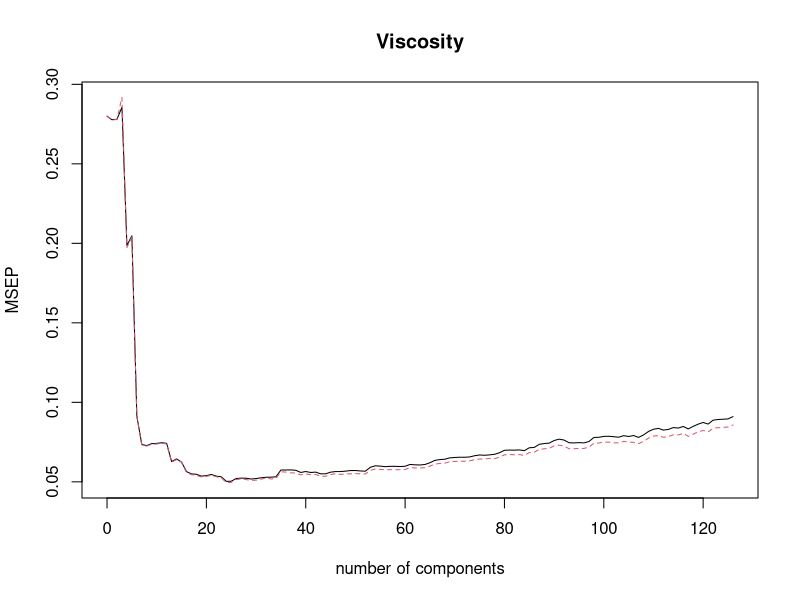
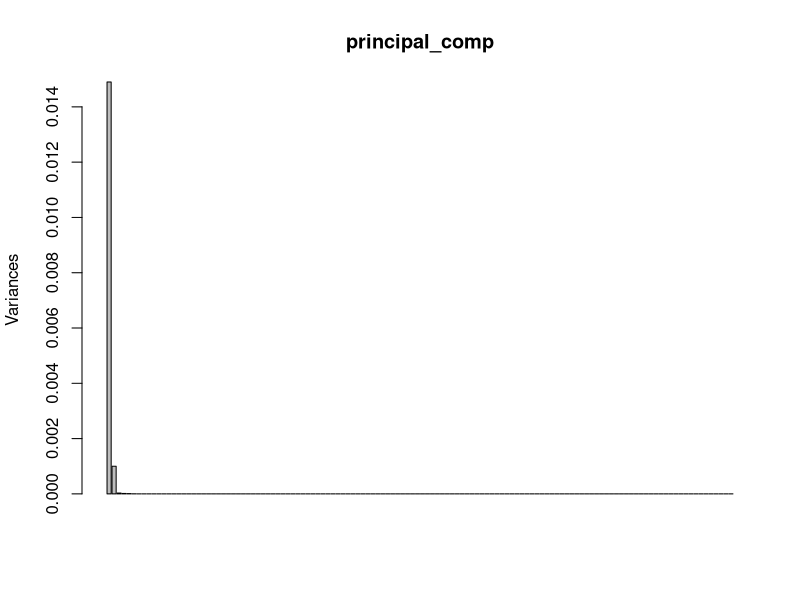
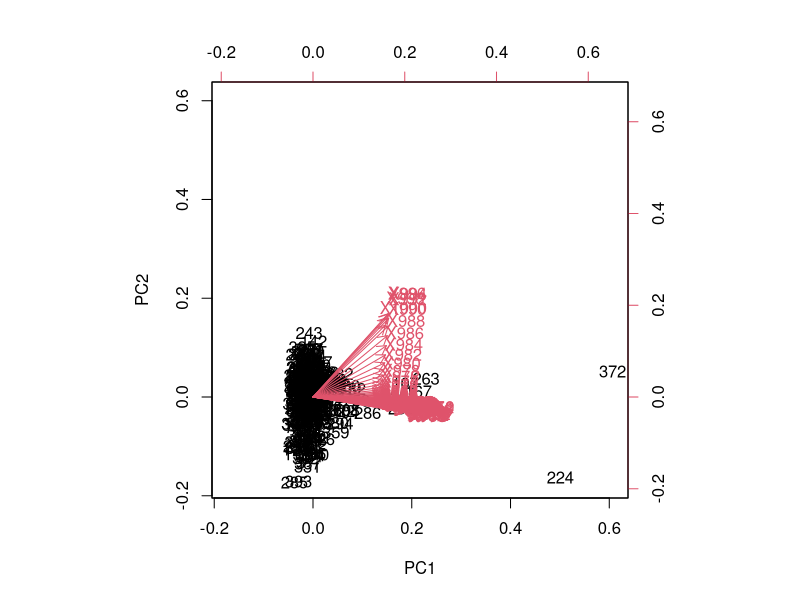
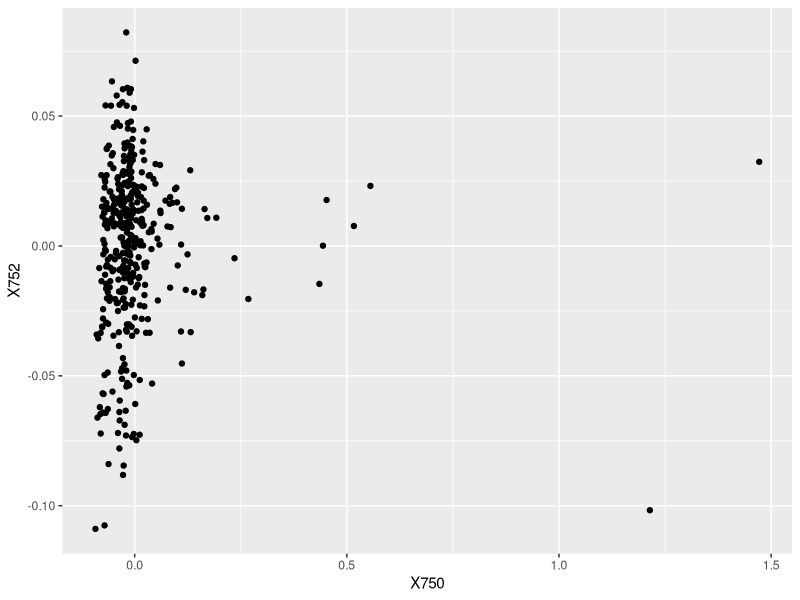
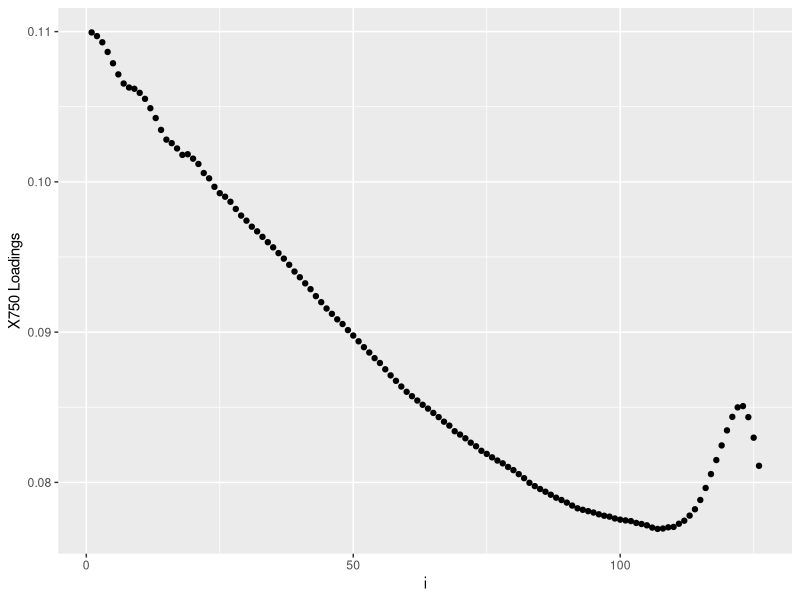
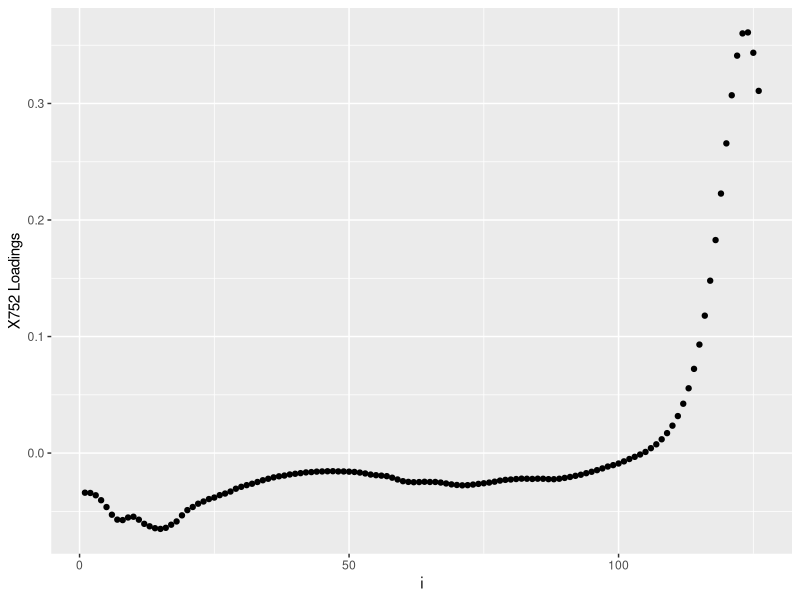
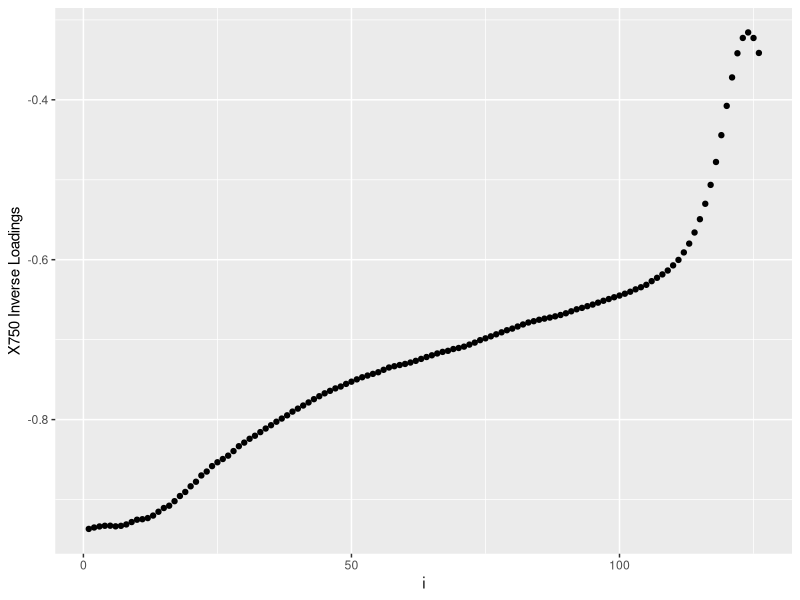
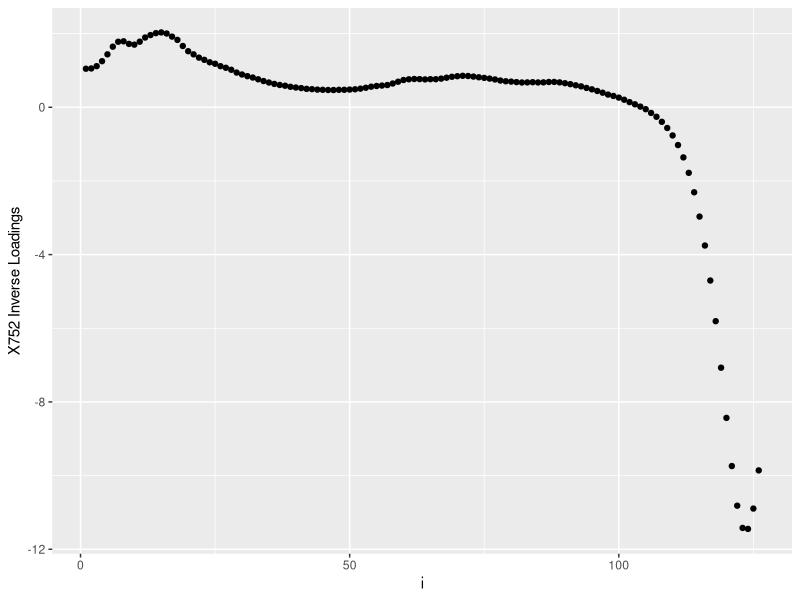

Here is the R script that generated these plots, in order:
library("pls")
library("ggplot2")
library("fastICA")
library("reshape2")

setEPS() # Enables saving EPS format.
spectra <- read.csv2("NIRSpectra.csv")
xspectra <- spectra[,-ncol(spectra)]
yspectra <- spectra[,ncol(spectra)]
principal_comp <- prcomp(xspectra)
lambda <- principal_comp$sdev^2

# Notice both X750, X752.
cairo_ps("screeplot.eps")
screeplot(principal_comp,
          ncol(xspectra))
dev.off()
cairo_ps("biplot.eps")
biplot(principal_comp)
dev.off()

cairo_ps("score.eps")
print(qplot(principal_comp$x[,1],
            principal_comp$x[,2],
            xlab = "X750",
            ylab = "X752"))
dev.off()

x750loadings <- principal_comp$rotation[,1]
x752loadings <- principal_comp$rotation[,2]

cairo_ps("x750loadings.eps")
print(qplot(1:length(x750loadings),
            x750loadings, xlab="i",
            ylab="X750 Loadings"))
dev.off()

cairo_ps("x752loadings.eps")
print(qplot(1:length(x752loadings),
            x752loadings, xlab="i",
            ylab="X752 Loadings"))
dev.off()

set.seed(12345) # But WHY?!?!?!??!?!?!?!
independent_comp <- fastICA(xspectra, 2)

W <- independent_comp$K %*% independent_comp$W
x750whitening <- W[,1] # Un-mixed and whitened
x752whitening <- W[,2] # Un-mixed and whitened

cairo_ps("x750traceplot.eps")
print(qplot(1:length(x750whitening),
            x750whitening, xlab="i",
            ylab="X750 Inverse Loadings"))
dev.off()

cairo_ps("x752traceplot.eps")
print(qplot(1:length(x752whitening),
            x752whitening, xlab="i",
            ylab="X752 Inverse Loadings"))
dev.off()

cairo_ps("icascore.eps")
print(qplot(independent_comp$S[,1],
            independent_comp$S[,2],
            xlab = "X750",
            ylab = "X752"))
dev.off()

set.seed(12345)
principal_compcv <- pcr(Viscosity ~ ., data = spectra,
                        validation = "CV")
# cairo_ps("pcacv.eps")
validationplot(principal_compcv,
               val.type = "MS")
# dev.off()
